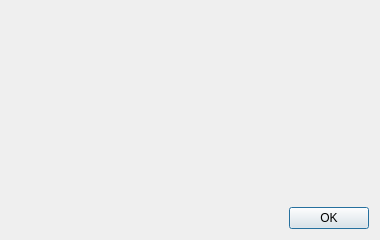
<?xml version="1.0" encoding="UTF-8"?>
<ui version="4.0">
 <class>AboutDialog</class>
 <widget class="QDialog" name="AboutDialog">
  <property name="geometry">
   <rect>
    <x>0</x>
    <y>0</y>
    <width>380</width>
    <height>240</height>
   </rect>
  </property>
  <property name="windowTitle">
   <string>关于</string>
  </property>
  <layout class="QVBoxLayout" name="verticalLayout">
   <item>
    <widget class="QLabel" name="nameLabel">
     <property name="font">
      <font>
       <pointsize>18</pointsize>
       <bold>true</bold>
      </font>
     </property>
     <property name="text">
      <string/>
     </property>
     <property name="alignment">
      <set>Qt::AlignCenter</set>
     </property>
    </widget>
   </item>
   <item>
    <widget class="QLabel" name="infoLabel">
     <property name="text">
      <string/>
     </property>
     <property name="alignment">
      <set>Qt::AlignCenter</set>
     </property>
    </widget>
   </item>
   <item>
    <widget class="QLabel" name="versionLabel">
     <property name="text">
      <string/>
     </property>
     <property name="alignment">
      <set>Qt::AlignCenter</set>
     </property>
    </widget>
   </item>
   <item>
    <spacer name="verticalSpacer">
     <property name="orientation">
      <enum>Qt::Vertical</enum>
     </property>
     <property name="sizeHint" stdset="0">
      <size>
       <width>20</width>
       <height>20</height>
      </size>
     </property>
    </spacer>
   </item>
   <item>
    <layout class="QHBoxLayout" name="buttonLayout">
     <item>
      <spacer name="horizontalSpacer">
       <property name="orientation">
        <enum>Qt::Horizontal</enum>
       </property>
       <property name="sizeHint" stdset="0">
        <size>
         <width>40</width>
         <height>20</height>
        </size>
       </property>
      </spacer>
     </item>
     <item>
      <widget class="QPushButton" name="okButton">
       <property name="text">
        <string>OK</string>
       </property>
       <property name="default">
        <bool>true</bool>
       </property>
      </widget>
     </item>
    </layout>
   </item>
  </layout>
 </widget>
 <resources/>
 <connections/>
</ui>
